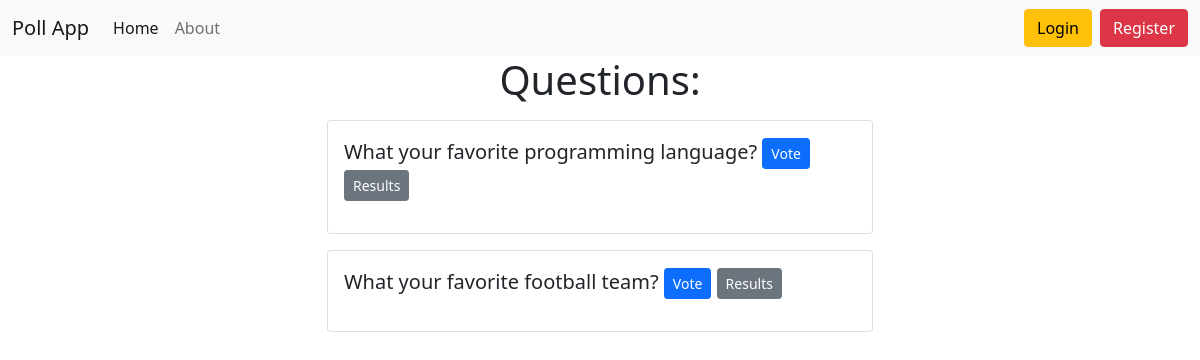
Before: / with the older database file.
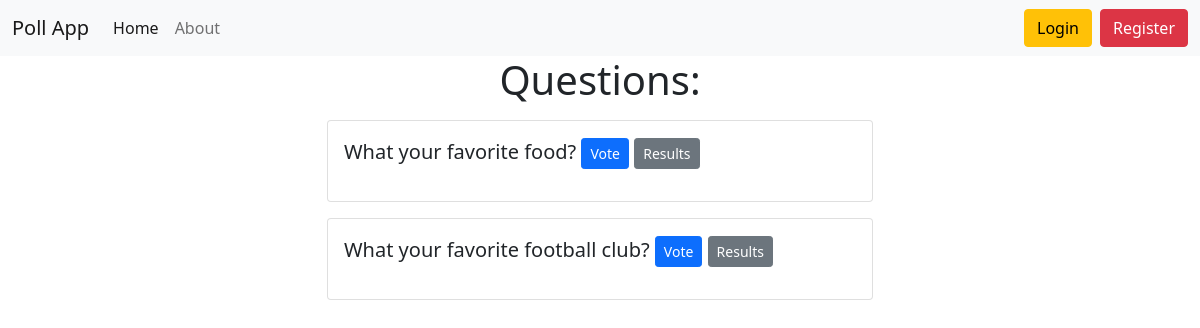
After: the same page with the newer database file.
### poll_app/models.py (models this page shows, shortened)
class Question(models.Model):
    question_text = models.CharField(max_length=100)
    created_at = models.DateTimeField(auto_now_add=True)
    is_active = models.BooleanField(default=True)
    class Meta:
        ordering = ['-created_at']

### poll_app/views.py (the view)
# urls.py: path('', HomeView.as_view(), name='home'),
class HomeView(generic.ListView):
    template_name = 'poll_app/home.html'
    context_object_name = 'question_list'
    queryset = Question.objects.all()

### poll_app/templates/poll_app/home.html (shortened to what this page needs)
{% extends 'base.html' %}
{% block content %}
<h1 class="text-center mb-3">
    Questions:
</h1>
{% if question_list %}
    {% for question in question_list%}
    <div class="card mb-3">
        <div class="card-body">
            <p class="lead">
                {{ question.question_text }}
                <a href="{% url 'poll_app:detail' question.pk %}" class="btn btn-primary btn-sm">Vote</a>
                <a href="{% url 'poll_app:results' question.pk %}" class="btn btn-secondary btn-sm">Results</a>
            </p>
        </div>
    </div>
    {% endfor %}
{% else %}
    <p>No pulls</p>
{% endif %}
{% endblock %}

Changed rows visible on the page:
changed Question: question_text "What your favorite programming language?" → "What your favorite food?"
changed Question: question_text "What your favorite football team?" → "What your favorite football club?"
